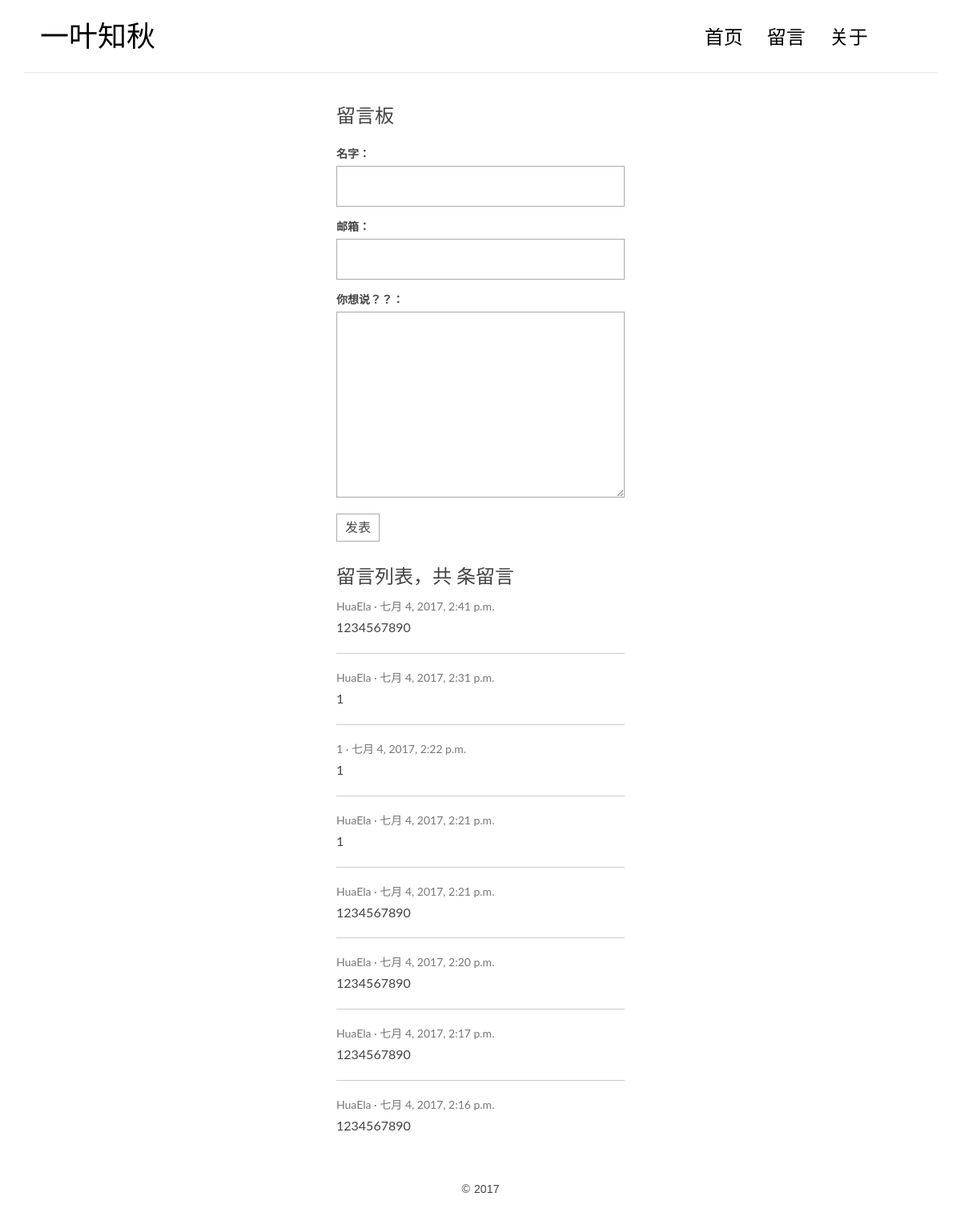
Screenshot of /message with the database file from the repository.
### messagebox/models.py (models this page shows, shortened)
class messageModel(models.Model):
    name = models.CharField(max_length=100)
    email = models.EmailField(max_length=255)
    text = models.TextField()
    created_time = models.DateTimeField(auto_now_add=True)

### messagebox/views.py (the view, shortened to what this page needs)
def messageview(request):
    messagelist1=models.messageModel.objects.all().order_by('-created_time')
    form = messageForm(request.POST)
    return render(request,'message/message.html',context={'messagelist':messagelist1,'form':form})

### messagebox/forms.py
class messageForm(forms.ModelForm):
    class Meta:
        model = messageModel
        fields=['name','email','text']

### templates/message/message.html (shortened to what this page needs)
{% load staticfiles %}
{% load blog_tags %}
<!DOCTYPE html>
<html>
<head>
    <link rel="stylesheet" href="http://code.ionicframework.com/ionicons/2.0.1/css/ionicons.min.css">
    <link rel="stylesheet" href="{% static 'blog/css/bootstrap.min.css' %}">
    <link rel="stylesheet" href="{% static 'blog/css/pace.css' %}">
    <link rel="stylesheet" href="{% static 'blog/css/custom.css' %}">
    <link rel="stylesheet" href="{% static 'blog/css/highlights/github.css' %}">
</head>
<body>
<div class="container">
    <header id="site-header">
        <div class="row">
            <div class="col-md-4 col-sm-5 col-xs-8">
                <div class="logo">
                    <h1><a href="{% url 'blog:index' %}">一叶知秋</a></h1>
                </div>
            </div>
            <div class="col-md-8 col-sm-7 col-xs-4">
                <nav class="main-nav" role="navigation">
                    <div class="collapse navbar-collapse" id="bs-example-navbar-collapse-1">
                        <ul class="nav navbar-nav navbar-right">
                            <li class="cl-effect-11"><a href="{% url 'blog:index' %}" data-hover="首页">首页</a></li>
                            <li class="cl-effect-11"><a href="{% url 'message:message' %}" data-hover="留言">留言</a></li>
                            <li class="cl-effect-11"><a href="{% url 'about:about' %}" data-hover="关于">关于</a></li>
                        </ul>
                    </div>
                </nav>
            </div>
        </div>
    </header>
</div>
<div class="content-body">
    <section class="comment-area" id="comment-area">
    <div class="row">
        <div class="col-md-4 col-md-offset-4">
            <h3>留言板</h3>
        </div>
    </div>
        <form action="{% url 'message:message' %}" method="post" class="comment-form">
            <div class="row">
                <div class="col-md-4 col-md-offset-4">
                    <label for="{{ form.name.id_for_label }} " name="name">名字：</label>
                    {{ form.name }}
                </div>
            </div>
            <div class="row">
                <div class="col-md-4 col-md-offset-4">
                    <label for="{{ form.email.id_for_label }}"name="email">邮箱：</label>
                    {{ form.email }}
                </div>
            </div>
            <div class="row">
                <div class="col-md-4 col-md-offset-4">
                    <label for="{{ form.text.id_for_label }}" name="text">你想说？？：</label>
                    {{ form.text }}
                    <button type="submit" class="comment-btn">发表</button>
                </div>
            </div>
        </form>
    <div class="row">
        <div class="col-md-4 col-md-offset-4" style="margin-top: 30px;">
            <h3>留言列表，共  条留言</h3>
            <ul class="comment-list list-unstyled">
                {% for message in messagelist %}
                    <li class="comment-item">
                        <span class="nickname">{{ message.name }}</span>
                        <time class="submit-date"
                              datetime="{{ message.created_time }}">{{ message.created_time }}</time>
                        <div class="text">
                            {{ message.text }}
                        </div>
                    </li>
                {% empty %}
                    暂无留言
                {% endfor %}
            </ul>
        </div>
            </div>
    </section>
</div>
<footer id="site-footer">
    <div class="container">
        <div class="row">
            <div class="col-md-12" style="padding: 10px;">
                <p class="navbar-fixed-bottom" style=" text-align:center; padding-bottom: 30px" >&copy 2017</p>
            </div>
        </div>
    </div>
</footer>
</body>
</html>

### blog/static/blog/css/custom.css (style rules this page uses)
* { outline: none; }
h1, h2, h3, h4, h5, h6 { margin-top: 0; }
a { color: #333; }
body { color: #444; font-family: 'Lato', sans-serif; }
p { font-family: 'Ubuntu', sans-serif; font-weight: 400; word-spacing: 1px; letter-spacing: 0.01em; }
#site-header { background-color: #FFF; padding: 25px 20px; margin-bottom: 40px; border-bottom: 1px solid #e7e7e7; }
.logo h1 a { color: #000; }
.logo h1 { margin: 0; font-family: 'Lato', sans-serif; font-weight: 300; }
.main-nav { margin-top: 11px; max-width: 95%; }
.main-nav a { color: #000000 !important; padding: 0 0 5px 0 !important; margin-right: 30px; font-family: 'Lato', sans-serif; font-weight: 300; font-size: 24px; }
.cl-effect-11 a { padding: 10px 0; color: #0972b4; text-shadow: none; }
.cl-effect-11 a::before { position: absolute; top: 0; left: 0; overflow: hidden; padding: 0 0 5px 0 !important; max-width: 0; border-bottom: 1px solid #000; color: #000; content: attr(data-hover); white-space: nowrap; -webkit-transition: max-width 0.5s; -moz-transition: max-width 0.5s; transition: max-width 0.5s; }
.content-body { padding-bottom: 4em; }
#site-footer { padding-top: 10px; padding: 0 0 1.5em 0; }
.contact-form input, .comment-form input { border: 1px solid #aaa; margin-bottom: 15px; width: 100%; padding: 15px 15px; font-size: 16px; line-height: 100%; transition: 0.4s border-color linear; }
.contact-form textarea, .comment-form textarea { border: 1px solid #aaa; margin-bottom: 15px; width: 100%; padding: 15px 15px; font-size: 16px; line-height: 20px !important; min-height: 183px; transition: 0.4s border-color linear; }
.comment-area { padding: 0 30px 0; }
.comment-form { margin-top: 15px; }
.comment-form .comment-btn { background-color: #fff; border: 1px solid #aaa; font-size: 16px; padding: 5px 10px; }
.comment-list { margin-top: 15px; }
.comment-item:not(:last-child) { border-bottom: 1px #ccc solid; margin-bottom: 20px; padding-bottom: 20px; }
.comment-item .nickname, .comment-item .submit-date { color: #777; font-size: 14px; }
.comment-item .nickname:after { content: ' ·'; }
.comment-item .text { padding-top: 5px; font-size: 16px; }

### rows the page displays
messageModel: name "HuaEla", created_time "七月 4, 2017, 2:41 p.m.", text "1234567890"
messageModel: name "HuaEla", created_time "七月 4, 2017, 2:31 p.m.", text "1"
messageModel: name "1", created_time "七月 4, 2017, 2:22 p.m.", text "1"
messageModel: name "HuaEla", created_time "七月 4, 2017, 2:21 p.m.", text "1"
messageModel: name "HuaEla", created_time "七月 4, 2017, 2:21 p.m.", text "1234567890"
messageModel: name "HuaEla", created_time "七月 4, 2017, 2:20 p.m.", text "1234567890"
messageModel: name "HuaEla", created_time "七月 4, 2017, 2:17 p.m.", text "1234567890"
messageModel: name "HuaEla", created_time "七月 4, 2017, 2:16 p.m.", text "1234567890"
